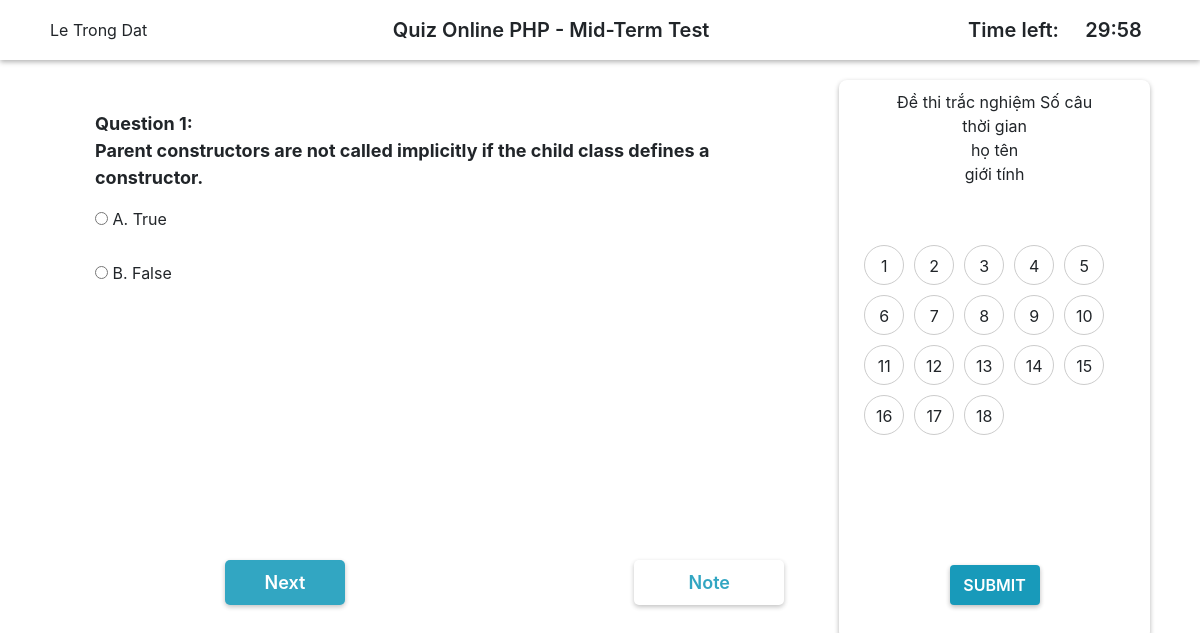
The app's page /demo-tinh.php with its own data.
### tables this page shows
CREATE TABLE `exam` (
  `exam_id` varchar(5) NOT NULL,
  `title` varchar(255) NOT NULL,
  `create_date` datetime NOT NULL,
  `date_time` datetime NOT NULL,
  `duration` time NOT NULL,
  `type` varchar(50) NOT NULL,
  `faculty_id` int(5) NOT NULL
);

CREATE TABLE `ques_exam` (
  `exam_id` varchar(5) NOT NULL,
  `ques_id` int(5) NOT NULL,
  `id` int(5) DEFAULT NULL
);

CREATE TABLE `question` (
  `ques_id` int(5) NOT NULL,
  `content` varchar(255) NOT NULL,
  `type` varchar(100) NOT NULL,
  `correct_ans` varchar(50) NOT NULL,
  `a_ans` varchar(500) DEFAULT NULL,
  `b_ans` varchar(500) DEFAULT NULL,
  `c_ans` varchar(500) DEFAULT NULL,
  `d_ans` varchar(500) DEFAULT NULL,
  `mark` float DEFAULT NULL,
  `cate_id` int(5) DEFAULT NULL
);

### demo-tinh.php (the view, shortened to what this page needs)
<!DOCTYPE html>
<html lang="en">
<head>
    <link rel="stylesheet" href="https://maxcdn.bootstrapcdn.com/bootstrap/4.0.0/css/bootstrap.min.css"
>
</head>
    <?php
    include_once 'dbconfig.php'; ?>
    <body oncontextmenu="return false">
        <div class="header">
            <div class="container header-content">
                <div class="user-account">
                    <div class="user-account-img">
                    </div>
                    <div class="user-account-name">
                        Le Trong Dat
                    </div>
                </div>
                <?php
                $sql = mysqli_query($conn, "SELECT `question`.*, `exam`.`exam_id`, `exam`.`title`, `exam`.`create_date`, `exam`.`date_time`, `exam`.`duration`, `exam`.`faculty_id`, `ques_exam`.`id` FROM `ques_exam`
                    INNER JOIN `question` ON `question`.`ques_id` = `ques_exam`.`ques_id`
                    INNER JOIN `exam` ON `exam`.`exam_id` = `ques_exam`.`exam_id`
                    WHERE `ques_exam`.`exam_id`='M01'");
                if ($row1 = mysqli_fetch_array($sql)) {
                    ?>
                    <div class="exam-title">
                        <?php echo $row1['title']; ?>
                    </div>
                    <div class="time">
                        <div>Time left:</div>
                        <div class="tn" id="time-countdown"><?php echo $row1['duration']; ?></div>
                    </div>
                <?php } ?>
            </div>
        </div>
        <div class="exam-container container">
            <div class="ques-container">
                <?php
                $sql = mysqli_query($conn, "SELECT `question`.*, `exam`.`exam_id`, `exam`.`title`, `exam`.`create_date`, `exam`.`date_time`, `exam`.`duration`, `exam`.`faculty_id`, `ques_exam`.* FROM `ques_exam`
                    INNER JOIN `question` ON `question`.`ques_id` = `ques_exam`.`ques_id`
                    INNER JOIN `exam` ON `exam`.`exam_id` = `ques_exam`.`exam_id`
                    WHERE `ques_exam`.`exam_id`='M01'");
                while ($row = mysqli_fetch_array($sql)) {
                        {?>
                            <?php }
                            if($row['type']=="True / False")
                                {?>
                                    <div class="hidden-question">
                                        <div class="ques_content">
                                            <span>Question <?php echo $row['id']; ?>:</span>
                                            <p><?php echo $row['content'] ?></p>
                                        </div>
                                        <div class="answer">
                                            <div class="ques">
                                                <input type="radio" name="answer <?php echo $row['id']; ?>" value="A">
                                                A. <?php echo $row['a_ans']; ?>
                                            </div>
                                            <div class="ques">
                                                <input type="radio" name="answer <?php echo $row['id']; ?>" value="B">
                                                B. <?php echo $row['b_ans']; ?>
                                            </div>
                                            <div class="revise-check">
                                                Note
                                            </div>
                                        </div>
                                    </div>
                                <?php }
                            }?>
                            <div id="btn-next-previous">
                                <div class="btn-next" onclick="showNext()">
                                    Next
                                </div>
                            </div>
                        </div>
                        <div class="info">
                            <div>
                                <div class="student-info">
                                    <span>Đề thi trắc nghiệm</span>
                                    Số câu
                                    <br>
                                    thời gian <br>
                                    họ tên <br>
                                    giới tính
                                </div>
                                <div class="questioncheck">
                                    <?php
                                    $sql = mysqli_query($conn,"SELECT * FROM ques_exam WHERE exam_id='M01'");
                                    while ($row = mysqli_fetch_array($sql)) {
                                        echo " <div class='ques_number'>";
                                        echo $row['id']."</div>";
                                    }?>
                                </div>
                            </div>
                            <div class="finish">
                                <div class="btn-finish">
                                    SUBMIT
                                </div>
                            </div>
                        </div>
                    </div>
                </body>
                </html>

### demo-tinh.php (style rules this page uses)
body { margin: 0; }
.header { width: 100%; height: 60px; box-shadow: 0px 2px 5px rgba(0, 0, 0, 0.3); }
.header-content { display: flex; justify-content: space-between; height: 60px; }
.user-account { display: flex; align-items: center; }
.exam-title { display: flex; align-items: center; font-size:20px; font-weight: 600; }
.time { width: 200px; display: flex; justify-content: space-around; font-weight: 600; font-size: 20px; align-items: center; }
.exam-container { display: flex; box-sizing: border-box; height: 600px; padding: 20px 20px; }
.ques-container { display: flex; flex-direction: column; flex: 9; font-size: 16px; border-radius: 8px; padding: 30px; margin: 0px 15px; position: relative; justify-content: space-between; }
.ques_content { font-weight: 700; font-size: 18px; display: flex; flex-direction: column; flex-wrap: wrap; }
.ques { margin-bottom: 30px; }
.info { display: flex; flex: 4; border-radius: 8px; box-shadow: 0px 2px 5px rgba(0, 0, 0, 0.3); width: 100%; flex-direction: column; justify-content: space-between; }
.student-info { margin-top: 10px; height: 130px; text-align: center; }
.questioncheck { display: flex; flex-wrap: wrap; padding: 20px; }
.ques_number { display: block; height: 40px; width: 40px; border: 1px solid #ccc; margin: 5px 5px; text-align: center; line-height: 40px; border-radius: 50%; }
.finish { display: flex; justify-content: center; }
.btn-finish { margin-top: 10px; height: 40px; text-align: center; width: 90px; line-height: 40px; border-radius: 4px; background-color: #0090B3; color: #fff; font-weight: 600; box-shadow: 0px 2px 5px rgba(0, 0, 0, 0.3); opacity: 0.9; -webkit-touch-callout: none; -webkit-user-select: none; -khtml-user-select: none; -moz-user-select: none; -ms-user-select: none; user-select: none; margin: 35px; }
#btn-next-previous { display: flex; margin-bottom: 50px; }
.btn-next { display: block; background-color: #0090B3; color: #fff; height: 45px; font-size: 18px; width: 120px; font-weight: 600; line-height: 45px; text-align: center; border-radius: 5px; box-shadow: 0px 2px 5px rgba(0, 0, 0, 0.3); opacity: 0.8; margin-right: 30px; position: absolute; left: 160px; -webkit-touch-callout: none; -webkit-user-select: none; -khtml-user-select: none; -moz-user-select: none; -ms-user-select: none; user-select: none; }
.revise-check { display: block; color: #0090B3; height: 45px; font-size: 18px; width: 150px; font-weight: 600; line-height: 45px; text-align: center; border-radius: 5px; box-shadow: 0px 2px 5px rgba(0, 0, 0, 0.3); opacity: 0.8; position: absolute; margin-right: 30px; right: 10px; bottom: 35px; -webkit-touch-callout: none; -webkit-user-select: none; -khtml-user-select: none; -moz-user-select: none; -ms-user-select: none; user-select: none; }

### records on screen
exam: title "Quiz Online PHP - Mid-Term Test"
ques_exam: id "1", ques.content "Parent constructors are not called implicitly if the child class defines a constructor.", ques.a_ans "True", ques.b_ans "False"
ques_exam: id "2"
ques_exam: id "3"
ques_exam: id "4"
ques_exam: id "5"
ques_exam: id "6"
ques_exam: id "7"
ques_exam: id "8"
ques_exam: id "9"
ques_exam: id "10"
ques_exam: id "11"
ques_exam: id "12"
ques_exam: id "13"
ques_exam: id "14"
ques_exam: id "15"
ques_exam: id "16"
ques_exam: id "17"
ques_exam: id "18"
